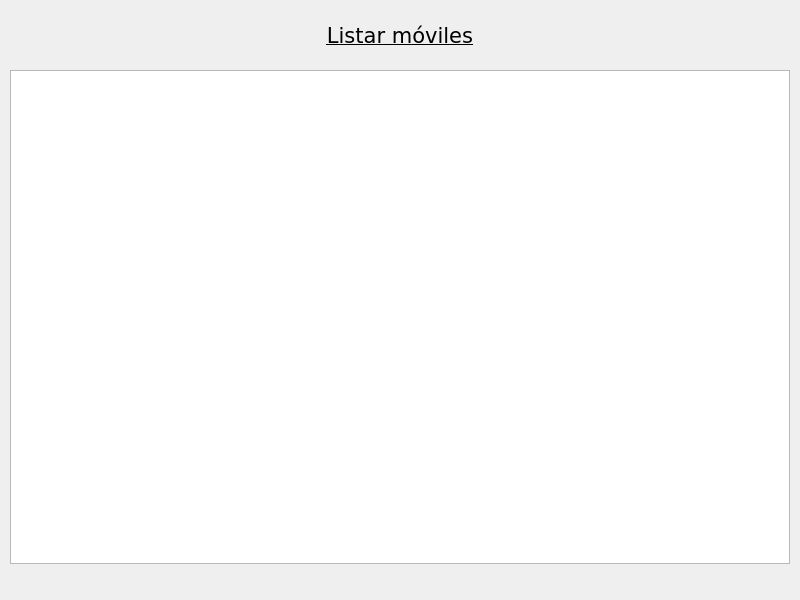
<?xml version="1.0" encoding="UTF-8"?>
<ui version="4.0">
 <class>window_list</class>
 <widget class="QMainWindow" name="window_list">
  <property name="geometry">
   <rect>
    <x>0</x>
    <y>0</y>
    <width>800</width>
    <height>600</height>
   </rect>
  </property>
  <property name="minimumSize">
   <size>
    <width>800</width>
    <height>600</height>
   </size>
  </property>
  <property name="maximumSize">
   <size>
    <width>800</width>
    <height>600</height>
   </size>
  </property>
  <property name="font">
   <font>
    <family>Verdana</family>
    <pointsize>10</pointsize>
   </font>
  </property>
  <property name="windowTitle">
   <string>Móviles</string>
  </property>
  <property name="windowIcon">
   <iconset resource="images/images.qrc">
    <normaloff>:/icons/icon_mobile_phone.png</normaloff>:/icons/icon_mobile_phone.png</iconset>
  </property>
  <property name="iconSize">
   <size>
    <width>32</width>
    <height>32</height>
   </size>
  </property>
  <widget class="QWidget" name="centralwidget">
   <widget class="QLabel" name="lbl_title">
    <property name="geometry">
     <rect>
      <x>200</x>
      <y>10</y>
      <width>400</width>
      <height>50</height>
     </rect>
    </property>
    <property name="sizePolicy">
     <sizepolicy hsizetype="Expanding" vsizetype="Fixed">
      <horstretch>0</horstretch>
      <verstretch>0</verstretch>
     </sizepolicy>
    </property>
    <property name="font">
     <font>
      <family>Verdana</family>
      <pointsize>16</pointsize>
      <underline>true</underline>
     </font>
    </property>
    <property name="text">
     <string>Listar móviles</string>
    </property>
    <property name="alignment">
     <set>Qt::AlignCenter</set>
    </property>
   </widget>
   <widget class="QTextEdit" name="txt_list">
    <property name="geometry">
     <rect>
      <x>10</x>
      <y>70</y>
      <width>780</width>
      <height>494</height>
     </rect>
    </property>
    <property name="font">
     <font>
      <family>Verdana</family>
      <pointsize>10</pointsize>
     </font>
    </property>
   </widget>
  </widget>
  <action name="menu_registrar">
   <property name="text">
    <string>Registrar móvil</string>
   </property>
  </action>
  <action name="menu_listar_text">
   <property name="text">
    <string>Listar móviles (TextEdit)</string>
   </property>
  </action>
  <action name="menu_salir">
   <property name="text">
    <string>Salir</string>
   </property>
  </action>
  <action name="menu_listar_list">
   <property name="text">
    <string>Listar móviles (List Widget)</string>
   </property>
  </action>
  <action name="menu_listar_table">
   <property name="text">
    <string>Listar móviles (Table Widget)</string>
   </property>
  </action>
 </widget>
 <resources>
  <include location="images/images.qrc"/>
 </resources>
 <connections/>
</ui>
